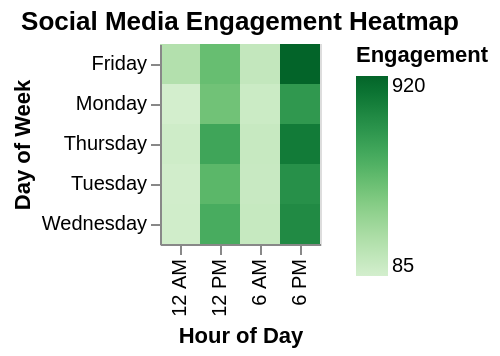

Write the Vega-Lite specification saved for this chart.
### Vega-Lite specification from a JSON file in a GitHub repository (floating-point values rounded to 4 significant figures)
{"$schema": "https://vega.github.io/schema/vega-lite/v5.json", "description": "User engagement heatmap", "data": {"values": [{"day": "Monday", "hour": "6 AM", "engagement": 120}, {"day": "Monday", "hour": "12 PM", "engagement": 450}, {"day": "Monday", "hour": "6 PM", "engagement": 680}, {"day": "Monday", "hour": "12 AM", "engagement": 85}, {"day": "Tuesday", "hour": "6 AM", "engagement": 135}, {"day": "Tuesday", "hour": "12 PM", "engagement": 520}, {"day": "Tuesday", "hour": "6 PM", "engagement": 720}, {"day": "Tuesday", "hour": "12 AM", "engagement": 92}, {"day": "Wednesday", "hour": "6 AM", "engagement": 142}, {"day": "Wednesday", "hour": "12 PM", "engagement": 580}, {"day": "Wednesday", "hour": "6 PM", "engagement": 750}, {"day": "Wednesday", "hour": "12 AM", "engagement": 98}, {"day": "Thursday", "hour": "6 AM", "engagement": 138}, {"day": "Thursday", "hour": "12 PM", "engagement": 615}, {"day": "Thursday", "hour": "6 PM", "engagement": 820}, {"day": "Thursday", "hour": "12 AM", "engagement": 105}, {"day": "Friday", "hour": "6 AM", "engagement": 155}, {"day": "Friday", "hour": "12 PM", "engagement": 480}, {"day": "Friday", "hour": "6 PM", "engagement": 920}, {"day": "Friday", "hour": "12 AM", "engagement": 220}]}, "mark": "rect", "encoding": {"x": {"field": "hour", "type": "ordinal", "axis": {"title": "Hour of Day"}}, "y": {"field": "day", "type": "ordinal", "axis": {"title": "Day of Week"}}, "color": {"field": "engagement", "type": "quantitative", "scale": {"scheme": "greens"}, "legend": {"title": "Engagement"}}, "tooltip": [{"field": "day", "type": "ordinal"}, {"field": "hour", "type": "ordinal"}, {"field": "engagement", "type": "quantitative", "format": ",.0f"}]}, "title": "Social Media Engagement Heatmap"}
